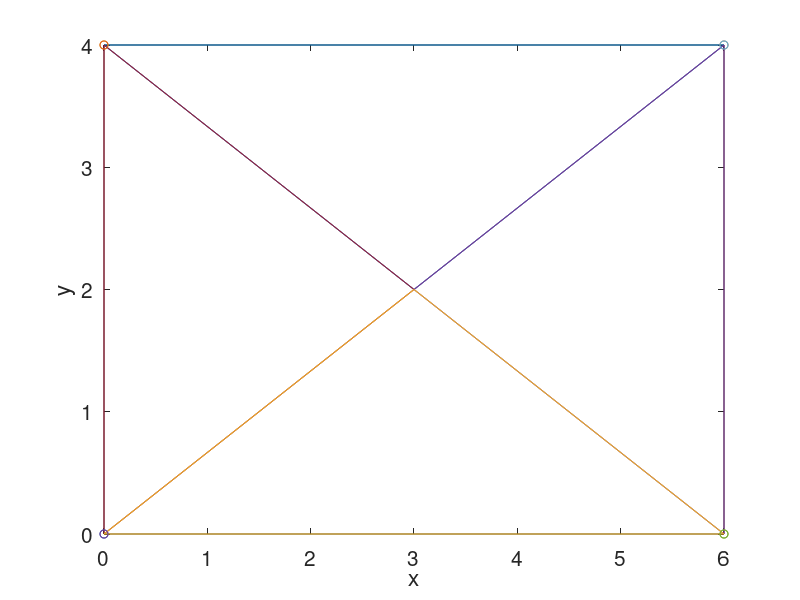

Reproduce this figure in MATLAB.
function [ne,ng,p,c,efl,gfl] = trgl3_delaunay_master()
%======================================
% Discretization of an arbitrary domain
% into 3-node triangular elements
% by the Delaunay triangulation
%======================================
%----------------------------------------
% Read the global nodes
% and boundary flags from file: points.dat
% The three columns in this file are the
% x and y coordinates and the boundary flag
% of the global nodes:
% x(1) y(1) gfl(1)
% x(2) y(2) gfl(2)
% ... ... ...
% x(n) y(n) gfl(n)
%----------------------------------------
file1 = fopen('points.dat');
points = fscanf(file1,'%f');
fclose(file1);
%---------------------------------------
% number, coordinates, and boundary flag
% of global nodes
%---------------------------------------
sp = size(points);
ng = sp(1,1)/3;
for i = 1:ng
p(i,1)= points(3*i-2,1);
p(i,2)= points(3*i-1,1);
gfl(i,1)= points(3*i,1);
xdel(i,1) = p(i,1);
ydel(i,1) = p(i,2);
end
%-----------------------
% delaunay triangulation
%-----------------------
c = delaunay(xdel,ydel);
%-------------------------------
% extract the number of elements
%-------------------------------
sc = size(c);
ne = sc(1,1);
%------------------------------------
% set the element-node boundary flags
%------------------------------------
for i = 1:ne
efl(i,1) = gfl(c(i,1),1);
efl(i,2) = gfl(c(i,2),1);
efl(i,3) = gfl(c(i,3),1);
end
%-----
% plot
%-----
figure(1)
for i = 1:ne
xp(1,1)= p(c(i,1),1); yp(1,1)= p(c(i,1),2);
xp(2,1)= p(c(i,2),1); yp(2,1)= p(c(i,2),2);
xp(3,1)= p(c(i,3),1); yp(3,1)= p(c(i,3),2);
xp(4,1)= p(c(i,1),1); yp(4,1)= p(c(i,1),2);
plot(xp, yp); hold on
if(efl(i,1)==1) plot(xp(1,1), yp(1,1), 'o'); end;
if(efl(i,2)==1) plot(xp(2,1), yp(2,1), 'o'); end;
if(efl(i,3)==1) plot(xp(3,1), yp(3,1), 'o'); end;
end
xlabel('x','fontsize',15);
ylabel('y','fontsize',15);
set(gca,'fontsize',15)

hold off 
return
 